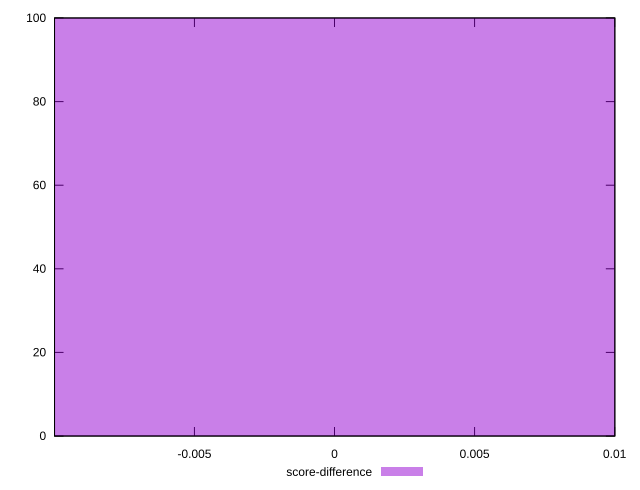

gnuplot code for this plot:
reset

$scoreDifference <<EOF
0 100
EOF

set key outside below
set boxwidth 0.1
set xrange [-0.009993906978766223:0.010006093021233778]
set yrange [0:100]
set trange [0:100]
set style fill transparent solid 0.5 noborder
set terminal svg size 640, 490 enhanced background rgb 'white'
set output "report_00008_2021-01-22T20:58:29.167/uses-long-cache-ttl/samples/pages+cached+noexternal+nojs/score-difference/histogram.svg"

plot $scoreDifference title "score-difference" with boxes

reset
